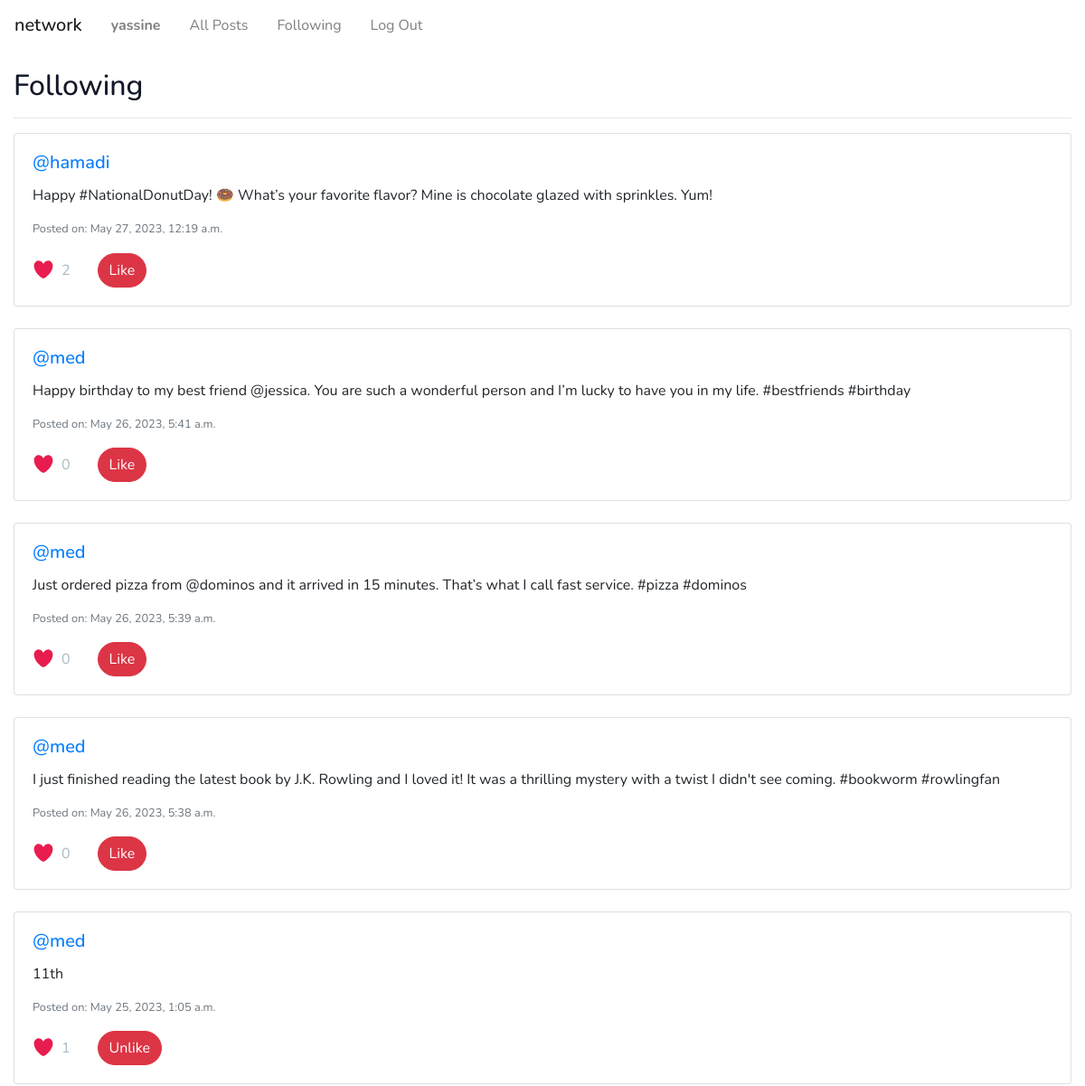
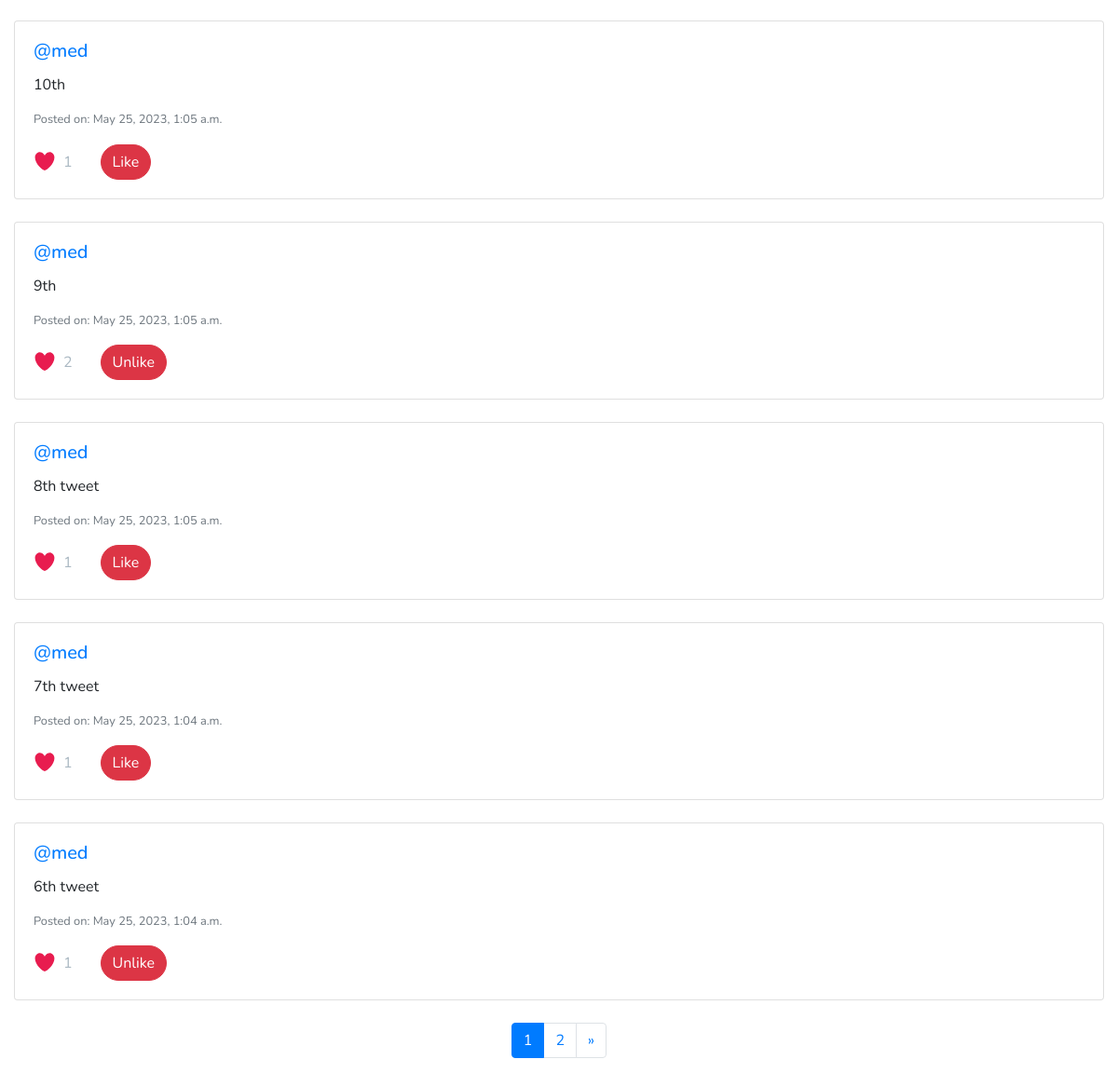
Page /following (signed in) on the earlier database version (2 pictures, top to bottom).
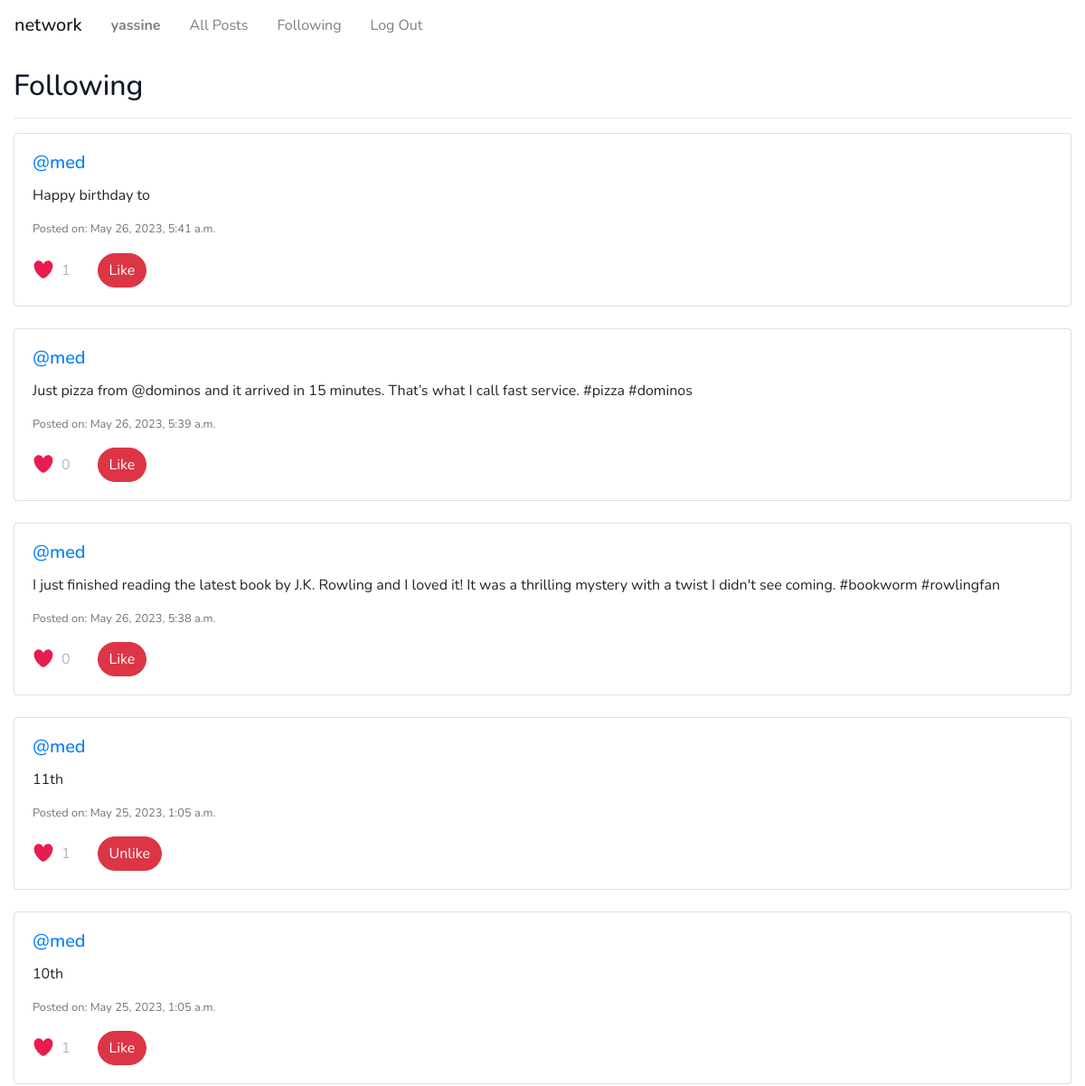
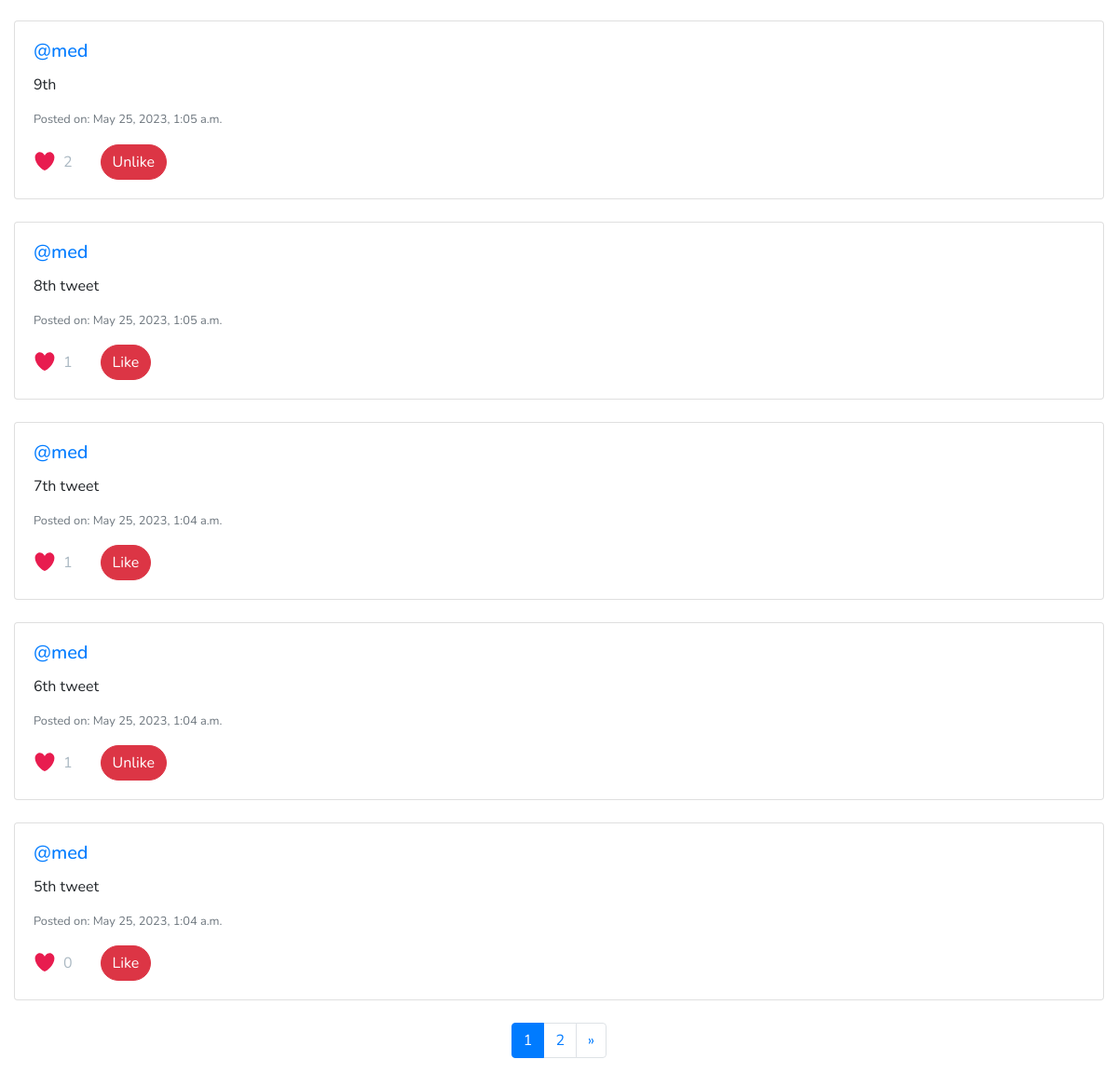
Same page on the later database version (2 pictures, top to bottom).
### network/models.py (models this page shows)
class Post(models.Model):
    user = models.ForeignKey(User, on_delete=models.CASCADE, related_name="author")
    content = models.CharField(max_length=280)
    timestamp = models.DateTimeField(auto_now_add=True)
    likes = models.ManyToManyField(User, related_name="liked_posts")

class User(AbstractUser):
    followers = models.ManyToManyField(
        "self", symmetrical=False, blank=True, related_name="following"
    )

### network/views.py (the view)
# urls.py: path("following", views.following, name="following"),
@login_required
@csrf_protect
def following(request):
    liked_post_ids = []
    if request.user.is_authenticated:
        liked_post_ids = request.user.liked_posts.values_list("id", flat=True)
    following_users = request.user.following.all()
    posts = Post.objects.filter(user__in=following_users).order_by("-timestamp")
    paginator = Paginator(posts, 10)  # Assuming 10 posts per page
    page_number = request.GET.get("page")
    page_obj = paginator.get_page(page_number)
    return render(
        request,
        "network/following.html",
        {
            "page_obj": page_obj,
            "liked_post_ids": liked_post_ids,
        },
    )

### network/templates/network/following.html (shortened to what this page needs)
{% extends "network/layout.html" %}
{% block body %}
<div class="container-fluid">
  <h2 style="margin-top: 20px; color: #111827">Following</h2>
  <hr />
</div>
<div class="container-fluid">
  {% for post in page_obj %}
  <div class="card mb-4">
    <div class="card-body">
      <h5 class="card-title">
        <a href="{% url 'profile' post.user.username %}">
          @{{ post.user.username }}
        </a>
      </h5>
      <p class="card-text">{{ post.content }}</p>
      <p class="card-text text-muted">
        <small>Posted on: {{ post.timestamp }}</small>
      </p>
      <p class="card-text">
        <span class="like-count" data-post-id="{{ post.id }}">
          {{ post.likes.count }}
        </span>
        {% if request.user.is_authenticated %}
        {% if post.id in liked_post_ids %}
        <button
          id="like-button-{{ post.id }}"
          class="btn btn-danger"
          data-post-id="{{ post.id }}"
          data-liked="true"
        >
          Unlike
        </button>
        {% else %}
        <button
          id="like-button-{{ post.id }}"
          class="btn btn-danger"
          data-post-id="{{ post.id }}"
          data-liked="false"
        >
          Like
        </button>
        {% endif %}
        {% endif %}
      </p>
    </div>
  </div>
  {% empty %}
  <p>No posts available.</p>
  {% endfor %}
</div>
<div class="pagination justify-content-center">
  <ul class="pagination">
    {% for num in page_obj.paginator.page_range %}
    {% if page_obj.number == num %}
    <li class="page-item active" aria-current="page">
      <span class="page-link">
        {{ num }} <span class="sr-only">(current)</span>
      </span>
    </li>
    {% else %}
    <li class="page-item">
      <a class="page-link" href="?page={{ num }}">{{ num }}</a>
    </li>
    {% endif %}
    {% endfor %}
    {% if page_obj.has_next %}
    <li class="page-item">
      <a
        class="page-link"
        href="?page={{ page_obj.next_page_number }}"
        aria-label="Next"
      >
        <span aria-hidden="true">&raquo;</span>
      </a>
    </li>
    {% endif %}
  </ul>
</div>
{% endblock %}

Differences in the rows shown:
no longer on this page (row unchanged): Post: user.username "hamadi", content "Happy #NationalDonutDay! 🍩 What’s your favorite flavor? Mine is chocolate glazed with sprinkles. Yum!", timestamp "May 27, 2023, 12:19 a.m.", likes.count "2"
changed Post: content "Happy birthday to my best friend @jessica. You are such a wonderful person and I’m lucky to have you in my life. #bestfriends #birthday" → "Happy birthday to"; likes.count "0" → "1"
changed Post: content "Just ordered pizza from @dominos and it arrived in 15 minutes. That’s what I call fast service. #pizza #dominos" → "Just pizza from @dominos and it arrived in 15 minutes. That’s what I call fast service. #pizza #dominos"
now on this page (row unchanged): Post: user.username "med", content "5th tweet", timestamp "May 25, 2023, 1:04 a.m.", likes.count "0"
